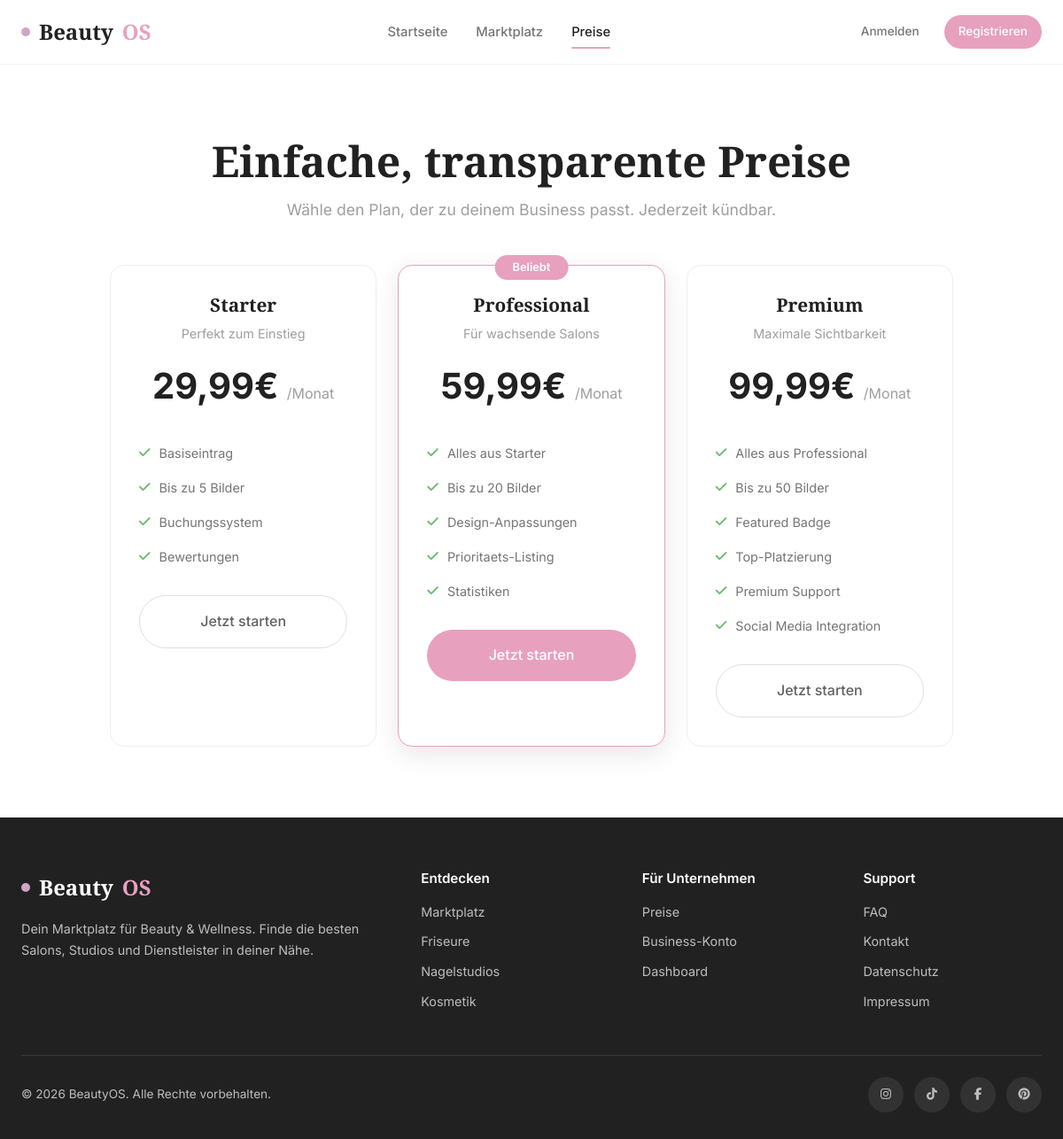
/pricing.php, run on the app's committed database.
### tables this page shows
CREATE TABLE `subscription_plans` (
    `id` INT AUTO_INCREMENT PRIMARY KEY,
    `name` VARCHAR(100) NOT NULL,
    `slug` VARCHAR(120) NOT NULL UNIQUE,
    `price_monthly` DECIMAL(10,2) NOT NULL,
    `features` TEXT DEFAULT NULL,
    `max_images` INT NOT NULL DEFAULT 5,
    `custom_design` TINYINT(1) NOT NULL DEFAULT 0,
    `priority_listing` TINYINT(1) NOT NULL DEFAULT 0,
    `featured_badge` TINYINT(1) NOT NULL DEFAULT 0,
    `booking_system` TINYINT(1) NOT NULL DEFAULT 1,
    `sort_order` INT NOT NULL DEFAULT 0,
    `created_at` DATETIME NOT NULL DEFAULT CURRENT_TIMESTAMP
);

### config/app.php (called while the page is built, shortened)
<?php
function e(string $str): string {
    return htmlspecialchars($str, ENT_QUOTES, 'UTF-8');
}

### pricing.php (the view, shortened to what this page needs)
<?php
require_once 'includes/header.php';
$db = getDB();
$plans = $db->query("SELECT * FROM subscription_plans ORDER BY sort_order")->fetchAll();
?>
<section class="section">
    <div class="container" style="max-width: 1000px;">
        <div class="text-center" style="margin-bottom: 48px;">
            <h1>Einfache, transparente Preise</h1>
            <p style="color: var(--gray-500); font-size: 1.1rem; margin-top: 12px;">Wähle den Plan, der zu deinem Business passt. Jederzeit kündbar.</p>
        </div>
        <div class="pricing-grid">
            <?php foreach ($plans as $i => $plan):
                $features = json_decode($plan['features'], true) ?: [];
                $isPopular = $i === 1;
            ?>
            <div class="pricing-card <?= $isPopular ? 'popular' : '' ?>">
                <h3><?= e($plan['name']) ?></h3>
                <p style="color: var(--gray-500); font-size: 0.9rem;">
                    <?php
                    echo match($plan['slug']) {
                        'starter' => 'Perfekt zum Einstieg',
                        'professional' => 'Für wachsende Salons',
                        'premium' => 'Maximale Sichtbarkeit',
                        default => '',
                    };
                    ?>
                </p>
                <div class="pricing-amount">
                    <?= number_format($plan['price_monthly'], 2, ',', '.') ?>&euro;
                    <span>/Monat</span>
                </div>
                <ul class="pricing-features">
                    <?php foreach ($features as $f): ?>
                    <li><i class="fas fa-check"></i> <?= e($f) ?></li>
                    <?php endforeach; ?>
                </ul>
                <a href="/register.php?type=business" class="btn <?= $isPopular ? 'btn-primary' : 'btn-outline' ?> w-100 btn-lg">
                    Jetzt starten
                </a>
            </div>
            <?php endforeach; ?>
        </div>
    </div>
</section>
<?php require_once 'includes/footer.php'; ?>

### assets/css/style.css (style rules this page uses)
:root { --primary: #e8a0bf; --primary-dark: #d4809f; --primary-light: #f5d5e5; --primary-50: #fdf2f8; --secondary: #d4a574; --secondary-light: #f0dcc8; --accent: #b8a9c9; --accent-light: #e8e0f0; --beige: #f5f0eb; --beige-dark: #e8ddd4; --white: #ffffff; --gray-50: #fafafa; --gray-100: #f5f5f5; --gray-200: #eeeeee; --gray-300: #e0e0e0; --gray-400: #bdbdbd; --gray-500: #9e9e9e; --gray-600: #757575; --gray-700: #616161; --gray-800: #424242; --gray-900: #212121; --success: #66bb6a; --warning: #ffa726; --danger: #ef5350; --info: #42a5f5; --font-main: 'Inter', -apple-system, BlinkMacSystemFont, 'Segoe UI', sans-serif; --font-display: 'Playfair Display', Georgia, serif; --shadow-sm: 0 1px 3px rgba(0,0,0,0.06); --shadow-md: 0 4px 12px rgba(0,0,0,0.08); --shadow-lg: 0 8px 30px rgba(0,0,0,0.1); --shadow-xl: 0 20px 60px rgba(0,0,0,0.12); --radius-sm: 8px; --radius-md: 12px; --radius-lg: 16px; --radius-xl: 24px; --radius-full: 9999px; --transition: all 0.3s cubic-bezier(0.4, 0, 0.2, 1); }
*, *::before, *::after { margin: 0; padding: 0; box-sizing: border-box; }
html { scroll-behavior: smooth; -webkit-font-smoothing: antialiased; }
body { font-family: var(--font-main); background: var(--white); color: var(--gray-800); line-height: 1.6; min-height: 100vh; display: flex; flex-direction: column; }
a { text-decoration: none; color: inherit; transition: var(--transition); }
h1, h2, h3, h4, h5, h6 { font-family: var(--font-display); font-weight: 600; line-height: 1.2; color: var(--gray-900); }
h1 { font-size: 3rem; }
h3 { font-size: 1.75rem; }
.container { width: 100%; max-width: 1280px; margin: 0 auto; padding: 0 24px; }
.btn { display: inline-flex; align-items: center; justify-content: center; gap: 8px; padding: 12px 24px; border-radius: var(--radius-full); font-weight: 500; font-size: 0.925rem; cursor: pointer; border: none; transition: var(--transition); white-space: nowrap; }
.btn-primary { background: var(--primary); color: var(--white); }
.btn-outline { background: transparent; border: 1.5px solid var(--gray-300); color: var(--gray-700); }
.btn-lg { padding: 16px 32px; font-size: 1rem; }
.section { padding: 80px 0; }
.pricing-grid { display: grid; grid-template-columns: repeat(3, 1fr); gap: 24px; }
.pricing-card { background: var(--white); border-radius: var(--radius-lg); padding: 32px; border: 1px solid var(--gray-200); text-align: center; transition: var(--transition); position: relative; }
.pricing-card.popular { border-color: var(--primary); box-shadow: var(--shadow-lg); }
.pricing-card.popular::before { content: 'Beliebt'; position: absolute; top: -12px; left: 50%; transform: translateX(-50%); background: var(--primary); color: white; padding: 4px 20px; border-radius: var(--radius-full); font-size: 0.8rem; font-weight: 600; }
.pricing-card h3 { font-size: 1.3rem; margin-bottom: 8px; }
.pricing-amount { font-size: 2.5rem; font-weight: 700; color: var(--gray-900); margin: 16px 0; }
.pricing-amount span { font-size: 1rem; font-weight: 400; color: var(--gray-500); }
.pricing-features { list-style: none; text-align: left; margin: 24px 0; }
.pricing-features li { padding: 8px 0; font-size: 0.9rem; color: var(--gray-600); display: flex; align-items: center; gap: 10px; }
.pricing-features li i { color: var(--success); }
.text-center { text-align: center; }
.w-100 { width: 100%; }

### data on the page
subscription_plans: name "Starter", slug "Perfekt zum Einstieg", price_monthly "29,99", features "Basiseintrag", features "Bis zu 5 Bilder", features "Buchungssystem", features "Bewertungen"
subscription_plans: name "Professional", slug "Für wachsende Salons", price_monthly "59,99", features "Alles aus Starter", features "Bis zu 20 Bilder", features "Design-Anpassungen", features "Prioritaets-Listing", features "Statistiken"
subscription_plans: name "Premium", slug "Maximale Sichtbarkeit", price_monthly "99,99", features "Alles aus Professional", features "Bis zu 50 Bilder", features "Featured Badge", features "Top-Platzierung", features "Premium Support", features "Social Media Integration"
